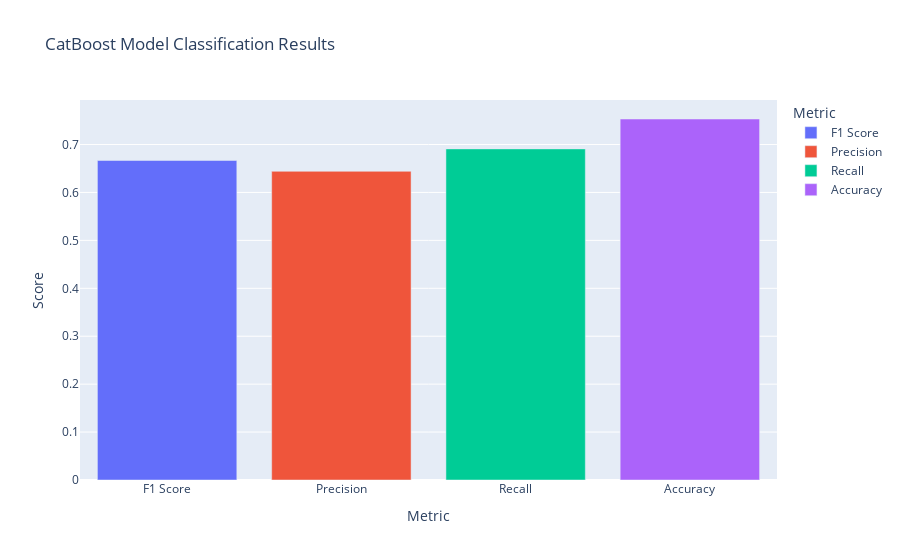

Source (notebook cell):
### Code cell
f1 = f1_score(y_test, y_pred)
precision = precision_score(y_test, y_pred)
recall = recall_score(y_test, y_pred)
accuracy = accuracy_score(y_test, y_pred)

# Metrik değerlerini bir liste içinde sakla
scores = [f1, precision, recall, accuracy]
labels = ['F1 Score', 'Precision', 'Recall', 'Accuracy']

# Verileri bir DataFrame'e dönüştür
data = {'Metric': labels, 'Score': scores}
df = pd.DataFrame(data)

# Çubuk grafik kullanarak sonuçları görselleştir
fig = px.bar(df, x='Metric', y='Score', color='Metric', title='CatBoost Model Classification Results')
fig.show()

### Figure 1 — Plotly figure (JSON) as saved in the notebook; plotly's stock layout.template omitted (floating-point values rounded to 4 significant figures)
{"data": [{"alignmentgroup": "True", "hovertemplate": "Metric=%{x}<br>Score=%{y}<extra></extra>", "legendgroup": "F1 Score", "marker": {"color": "#636efa", "pattern": {"shape": ""}}, "name": "F1 Score", "offsetgroup": "F1 Score", "orientation": "v", "showlegend": true, "textposition": "auto", "type": "bar", "x": ["F1 Score"], "xaxis": "x", "y": [0.6667], "yaxis": "y"}, {"alignmentgroup": "True", "hovertemplate": "Metric=%{x}<br>Score=%{y}<extra></extra>", "legendgroup": "Precision", "marker": {"color": "#EF553B", "pattern": {"shape": ""}}, "name": "Precision", "offsetgroup": "Precision", "orientation": "v", "showlegend": true, "textposition": "auto", "type": "bar", "x": ["Precision"], "xaxis": "x", "y": [0.6441], "yaxis": "y"}, {"alignmentgroup": "True", "hovertemplate": "Metric=%{x}<br>Score=%{y}<extra></extra>", "legendgroup": "Recall", "marker": {"color": "#00cc96", "pattern": {"shape": ""}}, "name": "Recall", "offsetgroup": "Recall", "orientation": "v", "showlegend": true, "textposition": "auto", "type": "bar", "x": ["Recall"], "xaxis": "x", "y": [0.6909], "yaxis": "y"}, {"alignmentgroup": "True", "hovertemplate": "Metric=%{x}<br>Score=%{y}<extra></extra>", "legendgroup": "Accuracy", "marker": {"color": "#ab63fa", "pattern": {"shape": ""}}, "name": "Accuracy", "offsetgroup": "Accuracy", "orientation": "v", "showlegend": true, "textposition": "auto", "type": "bar", "x": ["Accuracy"], "xaxis": "x", "y": [0.7532], "yaxis": "y"}], "layout": {"barmode": "relative", "legend": {"title": {"text": "Metric"}, "tracegroupgap": 0}, "title": {"text": "CatBoost Model Classification Results"}, "xaxis": {"anchor": "y", "categoryarray": ["F1 Score", "Precision", "Recall", "Accuracy"], "categoryorder": "array", "domain": [0, 1], "title": {"text": "Metric"}}, "yaxis": {"anchor": "x", "domain": [0, 1], "title": {"text": "Score"}}}}
